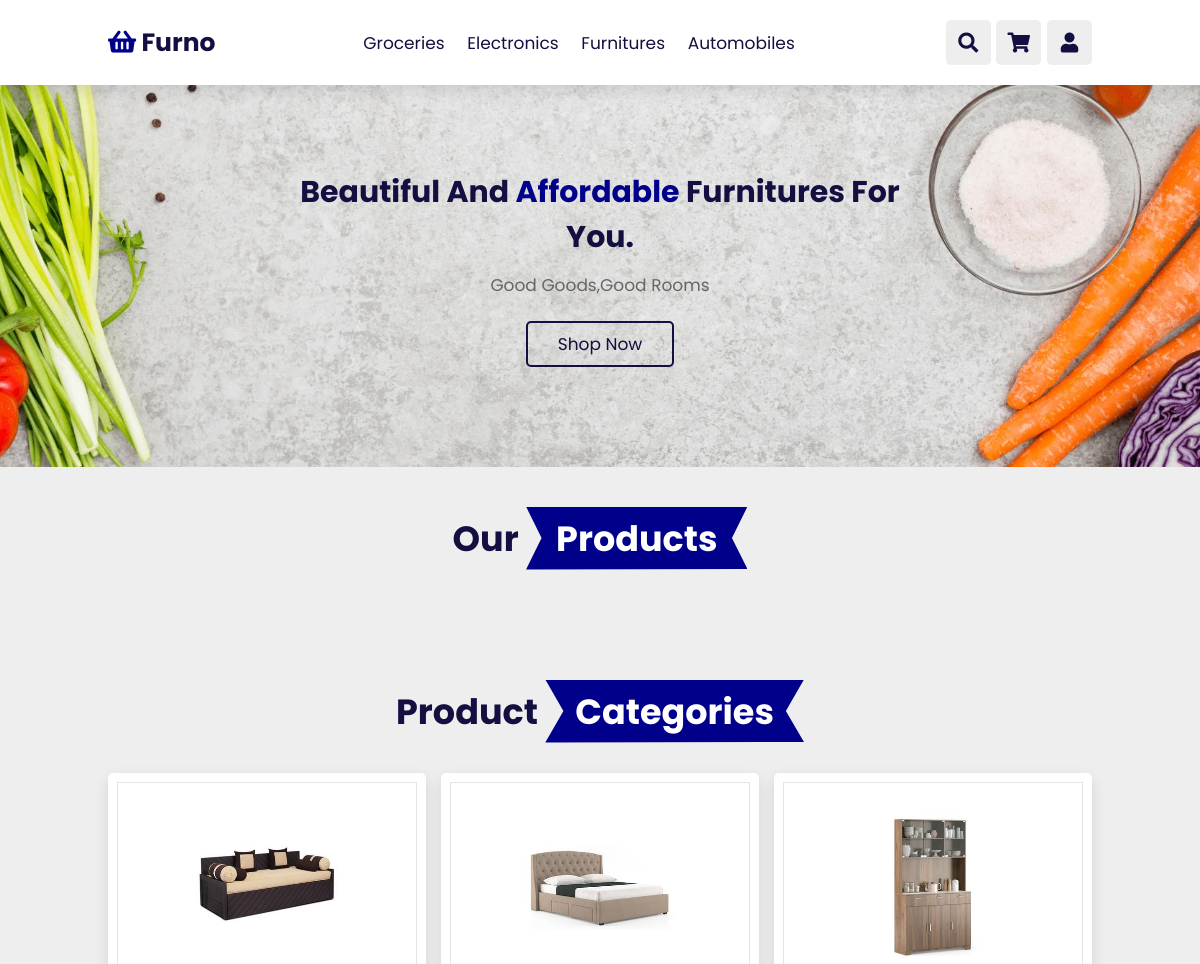
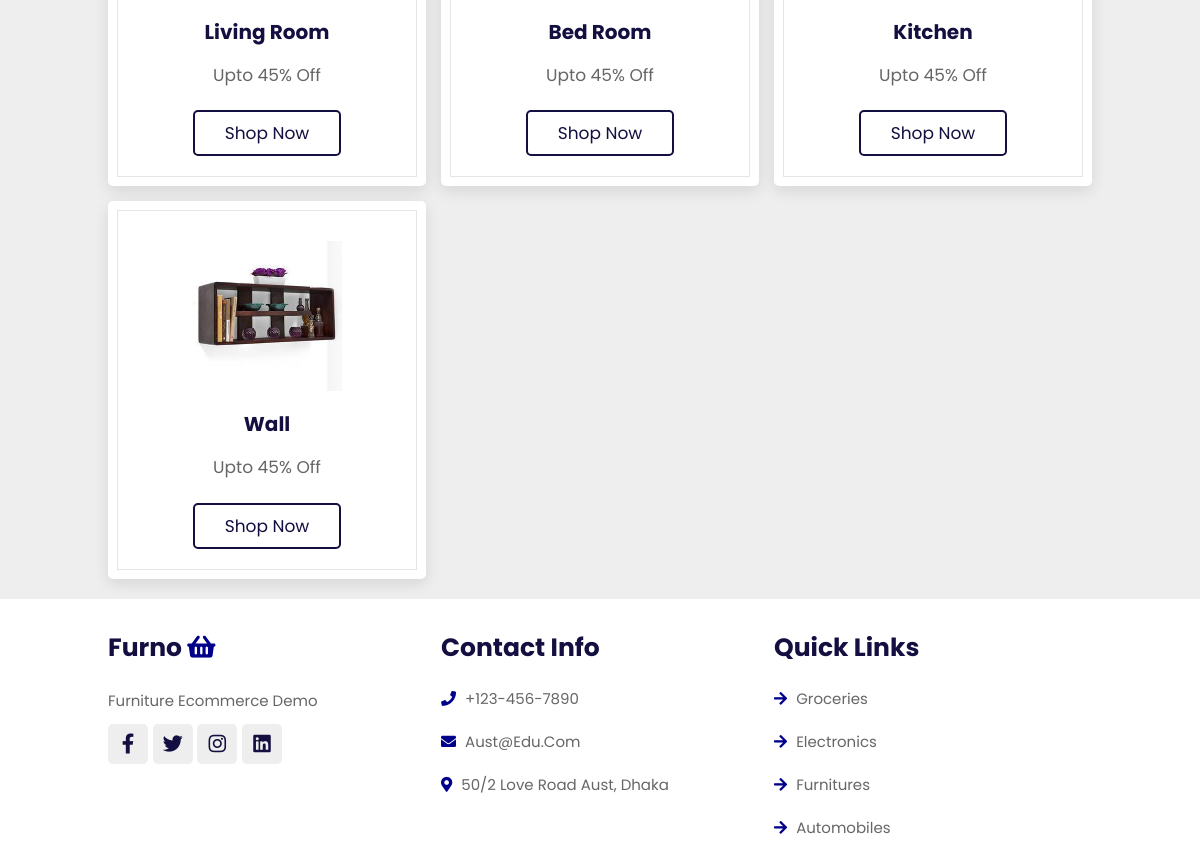
/furn (upper part), run on an earlier commit of the app's database (2 pictures, top to bottom).
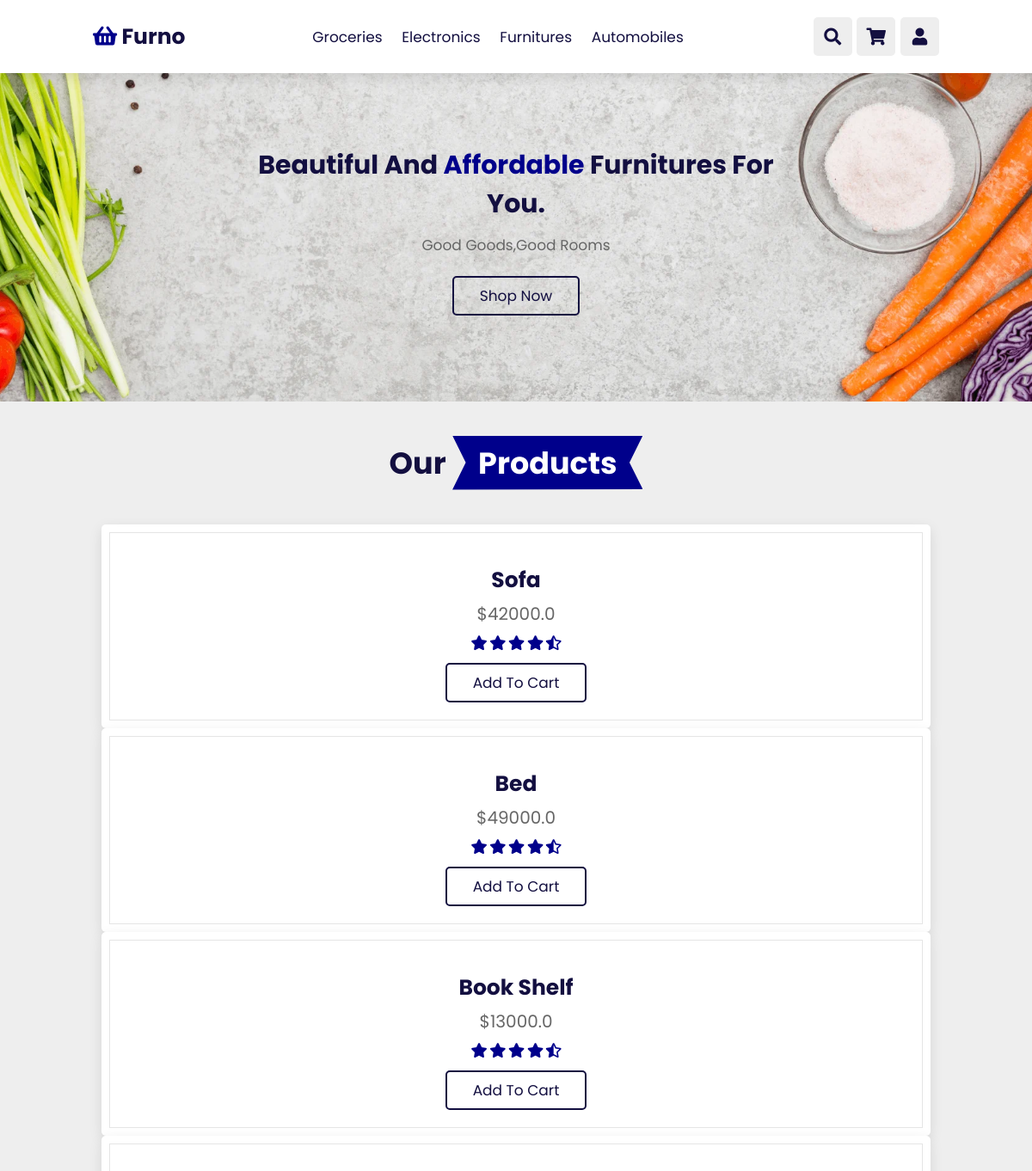
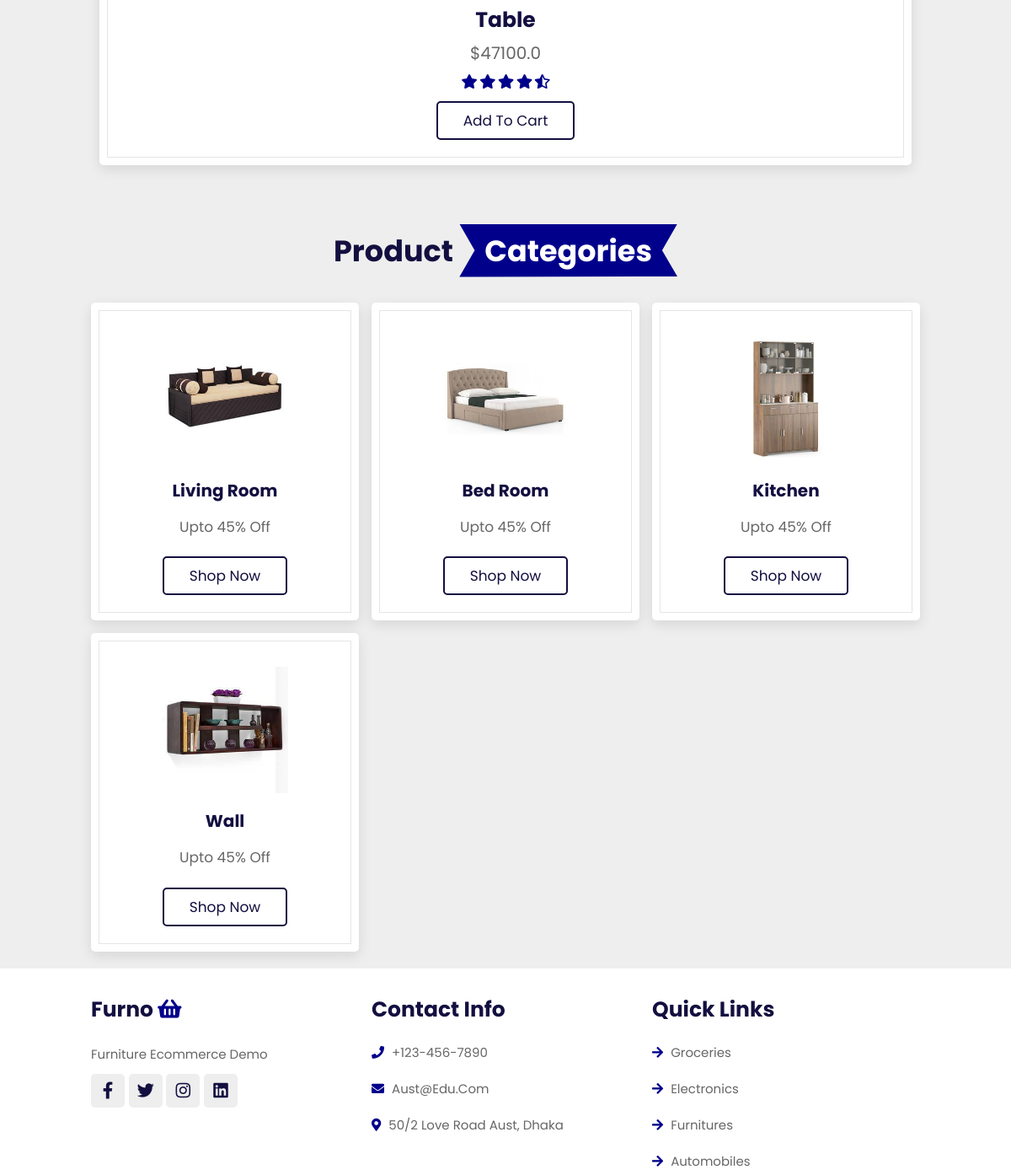
And on a later commit of the database (2 pictures, top to bottom).
### Ecom/models.py (models this page shows, shortened)
class products(models.Model):
    title = models.CharField(max_length=200)
    price = models.FloatField()
    discount_price = models.FloatField()
    category = models.CharField(max_length=200)
    description = models.TextField()
    image = models.CharField(max_length=500)
    class Meta:
        verbose_name = "Product"

### Ecom/views.py (the view)
# urls.py: path('furn', views.furnitures, name='furniture'),
def furnitures(request):
     product_objects= products.objects.filter(category='furnitures')
     return render(request, 'furniture.html',{'product_objects': product_objects})

### templates/furniture.html (shortened to what the changed rows need)
{% load static %}
<!DOCTYPE html>
<html lang="en">
<head>
    <link rel="stylesheet" href="https://unpkg.com/swiper@7/swiper-bundle.min.css" />
    <link rel="stylesheet" href="https://cdnjs.cloudflare.com/ajax/libs/font-awesome/5.15.4/css/all.min.css">
    <link rel="stylesheet" href="css/style.css">
    <link rel="stylesheet" href="{% static 'css/furn.css' %}">
</head>
<body>
<section class="products" id="products">
    <h1 class="heading"> our <span>products</span> </h1>
    <div class="swiper product-slider">
        <div class="swiper-wrapper">
            {% for product in product_objects%}
            <div class="swiper-slide box">
                <h3>{{ product.title }}</h3>
                <div class="price"> ${{ product.price }}</div>
                <div class="stars">
                    <i class="fas fa-star"></i>
                    <i class="fas fa-star"></i>
                    <i class="fas fa-star"></i>
                    <i class="fas fa-star"></i>
                    <i class="fas fa-star-half-alt"></i>
                </div>
                <a href="#" class="btn">add to cart</a>
            </div>
            {% endfor %}
        </div>
    </div>
</section>
<section class="categories" id="categories">
    <h1 class="heading"> product <span>categories</span> </h1>
</section>
</body>
</html>

What changed in the data, as far as the page shows it:
added products: title "Sofa", price "42000.0"
added products: title "Bed", price "49000.0"
added products: title "Book Shelf", price "13000.0"
added products: title "Table", price "47100.0"
